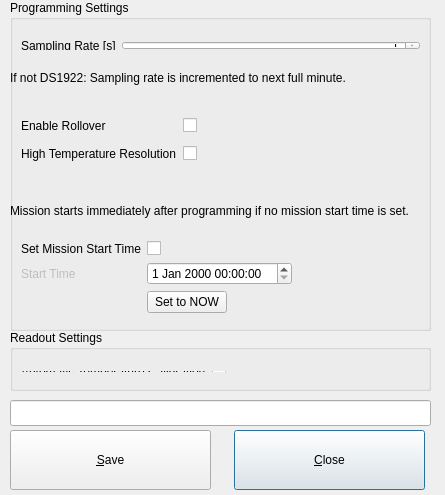
<?xml version="1.0" encoding="UTF-8"?>
<ui version="4.0">
 <class>MissionParameterUIClass</class>
 <widget class="QDialog" name="MissionParameterUIClass">
  <property name="windowModality">
   <enum>Qt::WindowModal</enum>
  </property>
  <property name="geometry">
   <rect>
    <x>0</x>
    <y>0</y>
    <width>445</width>
    <height>495</height>
   </rect>
  </property>
  <property name="minimumSize">
   <size>
    <width>445</width>
    <height>495</height>
   </size>
  </property>
  <property name="maximumSize">
   <size>
    <width>445</width>
    <height>495</height>
   </size>
  </property>
  <property name="windowTitle">
   <string>iAssist - Edit Mission Parameter File</string>
  </property>
  <widget class="QLineEdit" name="txtStatus">
   <property name="geometry">
    <rect>
     <x>10</x>
     <y>400</y>
     <width>421</width>
     <height>26</height>
    </rect>
   </property>
   <property name="focusPolicy">
    <enum>Qt::NoFocus</enum>
   </property>
   <property name="readOnly">
    <bool>true</bool>
   </property>
  </widget>
  <widget class="QPushButton" name="btnClose">
   <property name="geometry">
    <rect>
     <x>234</x>
     <y>430</y>
     <width>191</width>
     <height>60</height>
    </rect>
   </property>
   <property name="text">
    <string>&amp;Close</string>
   </property>
  </widget>
  <widget class="QPushButton" name="btnSave">
   <property name="geometry">
    <rect>
     <x>10</x>
     <y>430</y>
     <width>201</width>
     <height>60</height>
    </rect>
   </property>
   <property name="text">
    <string>&amp;Save</string>
   </property>
  </widget>
  <widget class="QGroupBox" name="groupBox">
   <property name="geometry">
    <rect>
     <x>10</x>
     <y>0</y>
     <width>421</width>
     <height>331</height>
    </rect>
   </property>
   <property name="title">
    <string>Programming Settings</string>
   </property>
   <widget class="QWidget" name="formLayoutWidget_4">
    <property name="geometry">
     <rect>
      <x>0</x>
      <y>30</y>
      <width>421</width>
      <height>31</height>
     </rect>
    </property>
    <layout class="QFormLayout" name="formLayout_6">
     <item row="0" column="1">
      <widget class="QSpinBox" name="pSamplingRate">
       <property name="sizePolicy">
        <sizepolicy hsizetype="Preferred" vsizetype="Maximum">
         <horstretch>0</horstretch>
         <verstretch>0</verstretch>
        </sizepolicy>
       </property>
       <property name="toolTip">
        <string>[1, 982800]</string>
       </property>
       <property name="alignment">
        <set>Qt::AlignRight|Qt::AlignTrailing|Qt::AlignVCenter</set>
       </property>
       <property name="minimum">
        <number>1</number>
       </property>
       <property name="maximum">
        <number>982800</number>
       </property>
      </widget>
     </item>
     <item row="0" column="0">
      <widget class="QLabel" name="label1">
       <property name="sizePolicy">
        <sizepolicy hsizetype="Minimum" vsizetype="Minimum">
         <horstretch>200</horstretch>
         <verstretch>1</verstretch>
        </sizepolicy>
       </property>
       <property name="layoutDirection">
        <enum>Qt::LeftToRight</enum>
       </property>
       <property name="text">
        <string>Sampling Rate [s]</string>
       </property>
      </widget>
     </item>
    </layout>
   </widget>
   <widget class="QLabel" name="label_3">
    <property name="geometry">
     <rect>
      <x>0</x>
      <y>70</y>
      <width>431</width>
      <height>16</height>
     </rect>
    </property>
    <property name="text">
     <string>If not DS1922: Sampling rate is incremented to next full minute.</string>
    </property>
    <property name="wordWrap">
     <bool>true</bool>
    </property>
   </widget>
   <widget class="QWidget" name="formLayoutWidget_6">
    <property name="geometry">
     <rect>
      <x>0</x>
      <y>100</y>
      <width>421</width>
      <height>80</height>
     </rect>
    </property>
    <layout class="QFormLayout" name="formLayout_8">
     <item row="0" column="0">
      <widget class="QLabel" name="label3">
       <property name="sizePolicy">
        <sizepolicy hsizetype="Minimum" vsizetype="Minimum">
         <horstretch>200</horstretch>
         <verstretch>1</verstretch>
        </sizepolicy>
       </property>
       <property name="toolTip">
        <string>Do not modify!</string>
       </property>
       <property name="text">
        <string>Enable Rollover</string>
       </property>
      </widget>
     </item>
     <item row="1" column="0">
      <widget class="QLabel" name="label5">
       <property name="sizePolicy">
        <sizepolicy hsizetype="Minimum" vsizetype="Minimum">
         <horstretch>200</horstretch>
         <verstretch>1</verstretch>
        </sizepolicy>
       </property>
       <property name="toolTip">
        <string>low temperature resolutoin:	8 bit
high temperature resolution:	16 bit</string>
       </property>
       <property name="text">
        <string>High Temperature Resolution</string>
       </property>
      </widget>
     </item>
     <item row="0" column="1">
      <widget class="QCheckBox" name="pEnRollover">
       <property name="sizePolicy">
        <sizepolicy hsizetype="Maximum" vsizetype="Fixed">
         <horstretch>0</horstretch>
         <verstretch>0</verstretch>
        </sizepolicy>
       </property>
       <property name="text">
        <string/>
       </property>
       <property name="checkable">
        <bool>true</bool>
       </property>
       <property name="tristate">
        <bool>false</bool>
       </property>
      </widget>
     </item>
     <item row="1" column="1">
      <widget class="QCheckBox" name="pEnHighTempRes">
       <property name="sizePolicy">
        <sizepolicy hsizetype="Maximum" vsizetype="Fixed">
         <horstretch>0</horstretch>
         <verstretch>0</verstretch>
        </sizepolicy>
       </property>
       <property name="text">
        <string/>
       </property>
      </widget>
     </item>
    </layout>
   </widget>
   <widget class="QWidget" name="formLayoutWidget_5">
    <property name="geometry">
     <rect>
      <x>0</x>
      <y>230</y>
      <width>421</width>
      <height>97</height>
     </rect>
    </property>
    <layout class="QFormLayout" name="formLayout_7">
     <property name="fieldGrowthPolicy">
      <enum>QFormLayout::FieldsStayAtSizeHint</enum>
     </property>
     <item row="0" column="0">
      <widget class="QLabel" name="label6">
       <property name="sizePolicy">
        <sizepolicy hsizetype="Minimum" vsizetype="Minimum">
         <horstretch>200</horstretch>
         <verstretch>1</verstretch>
        </sizepolicy>
       </property>
       <property name="font">
        <font>
         <strikeout>false</strikeout>
        </font>
       </property>
       <property name="text">
        <string>Set Mission Start Time</string>
       </property>
      </widget>
     </item>
     <item row="0" column="1">
      <widget class="QCheckBox" name="pSetMissionStartTime">
       <property name="sizePolicy">
        <sizepolicy hsizetype="Maximum" vsizetype="Fixed">
         <horstretch>0</horstretch>
         <verstretch>0</verstretch>
        </sizepolicy>
       </property>
       <property name="text">
        <string/>
       </property>
      </widget>
     </item>
     <item row="1" column="0">
      <widget class="QLabel" name="lMissionStartTime">
       <property name="enabled">
        <bool>false</bool>
       </property>
       <property name="text">
        <string>Start Time</string>
       </property>
      </widget>
     </item>
     <item row="1" column="1">
      <widget class="QDateTimeEdit" name="pMissionStartTime"/>
     </item>
     <item row="2" column="1">
      <widget class="QPushButton" name="btnTimeNow">
       <property name="text">
        <string>Set to NOW</string>
       </property>
      </widget>
     </item>
    </layout>
   </widget>
   <widget class="QLabel" name="label_2">
    <property name="geometry">
     <rect>
      <x>0</x>
      <y>180</y>
      <width>421</width>
      <height>61</height>
     </rect>
    </property>
    <property name="text">
     <string>Mission starts immediately after programming if no mission start time is set.</string>
    </property>
    <property name="wordWrap">
     <bool>true</bool>
    </property>
   </widget>
  </widget>
  <widget class="QGroupBox" name="groupBox_2">
   <property name="geometry">
    <rect>
     <x>10</x>
     <y>330</y>
     <width>421</width>
     <height>61</height>
    </rect>
   </property>
   <property name="title">
    <string>Readout Settings</string>
   </property>
   <widget class="QWidget" name="formLayoutWidget">
    <property name="geometry">
     <rect>
      <x>0</x>
      <y>30</y>
      <width>421</width>
      <height>23</height>
     </rect>
    </property>
    <layout class="QFormLayout" name="formLayout">
     <item row="0" column="1">
      <widget class="QCheckBox" name="pEnTempCalib">
       <property name="sizePolicy">
        <sizepolicy hsizetype="Maximum" vsizetype="Fixed">
         <horstretch>0</horstretch>
         <verstretch>0</verstretch>
        </sizepolicy>
       </property>
       <property name="text">
        <string/>
       </property>
      </widget>
     </item>
     <item row="0" column="0">
      <widget class="QLabel" name="label">
       <property name="text">
        <string>Automatic Temperature Calibration</string>
       </property>
      </widget>
     </item>
    </layout>
   </widget>
  </widget>
  <zorder>groupBox_2</zorder>
  <zorder>groupBox</zorder>
  <zorder>txtStatus</zorder>
  <zorder>btnClose</zorder>
  <zorder>btnSave</zorder>
 </widget>
 <layoutdefault spacing="6" margin="11"/>
 <tabstops>
  <tabstop>pSamplingRate</tabstop>
  <tabstop>pEnRollover</tabstop>
  <tabstop>pEnHighTempRes</tabstop>
  <tabstop>pSetMissionStartTime</tabstop>
  <tabstop>pMissionStartTime</tabstop>
  <tabstop>btnTimeNow</tabstop>
  <tabstop>pEnTempCalib</tabstop>
  <tabstop>btnSave</tabstop>
  <tabstop>btnClose</tabstop>
 </tabstops>
 <resources/>
 <connections/>
</ui>
